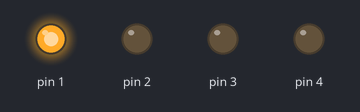
Simulated run of this sketch. Board: Arduino Uno, built with avr-gcc and run on an emulated ATmega328P. Shown: output pins drawn as LEDs (lit = HIGH).

Above: at 0.2 s.
At 1.2 s:
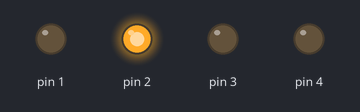
At 2.2 s:
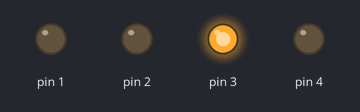
At 3.2 s:
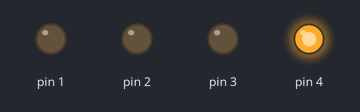
At 4.7 s:
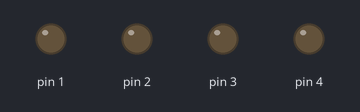
Timing chart, 0 to 5.2 s (numbered marks = the images above):
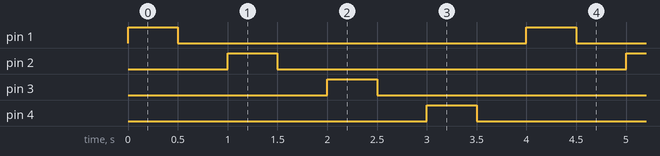

Measured:
- by itself, pin 1–4: alternates HIGH for 0.50 s and LOW for 3.5 s
- by itself, everything shown: repeats every 4.0 s, in 8 steps

The sketch:

Exp2.1.ino
```cpp
//LED CHASER with delay
void setup()
{
  pinMode(1, OUTPUT);
  pinMode(2, OUTPUT);
  pinMode(3, OUTPUT);
  pinMode(4, OUTPUT);
}
void loop()
{
  for(int i=1;i<=4;i++)
  {
     digitalWrite(i,HIGH);
  	 delay(500);
  	 digitalWrite(i,LOW);
     delay(500);
  }
}
```
